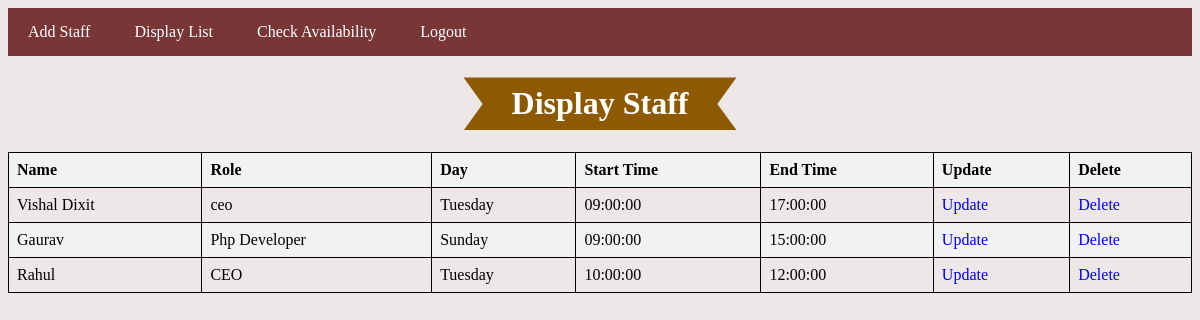
The app's page /display.php (signed in) with its own data.
### tables this page shows
CREATE TABLE `staff_availability` (
  `id` int(11) NOT NULL,
  `name` varchar(255) NOT NULL,
  `role` varchar(255) NOT NULL,
  `day` varchar(255) NOT NULL,
  `start_time` time NOT NULL,
  `end_time` time NOT NULL
);

### display.php (the view, shortened to what this page needs)
<!DOCTYPE html>
<html lang="en">
<head>
    <link rel="stylesheet" href="style.css">
</head>
<body>
    <nav>
        <a href="add.php">Add Staff</a>
        <a href="display.php">Display List</a>
        <a href="check.php">Check Availability</a>
        <a href="signin.php?logout=true">Logout</a>
    </nav>
    <h1><span>Display Staff</span></h1>
    <table>
        <thead>
            <tr>
                <th>Name</th>
                <th>Role</th>
                <th>Day</th>
                <th>Start Time</th>
                <th>End Time</th>
                <th>Update</th>
                <th>Delete</th>
            </tr>
        </thead>
        <tbody>
            <?php
                include 'connection.php';
            $selectquery = "SELECT * FROM staff_availability";
            $query = mysqli_query($con, $selectquery);
            while($res = mysqli_fetch_array($query)) {
            ?>
                <tr>
                    <td><?php echo $res['name']; ?></td>
                    <td><?php echo $res['role']; ?></td>
                    <td><?php echo $res['day']; ?></td>
                    <td><?php echo $res['start_time']; ?></td>
                    <td><?php echo $res['end_time']; ?></td>
                    <td><a href="update.php?id=<?php echo $res['id']; ?>" title="Update">Update</a></td>
                    <td><a href="delete.php?id=<?php echo $res['id']; ?>" title="Delete">Delete</a></td>
                </tr>
            <?php
            }
            ?>
        </tbody>
    </table>
</body>
</html>

### style.css (style rules this page uses)
nav { background-color: #580505c7; padding: 15px 0; text-align: left; }
nav a { color: white; text-decoration: none; margin: 0 20px; transition: color 0.3s; }
h1 span { background: rgb(141, 90, 2); color: #fff; display: inline-block; padding: .5rem 3rem; clip-path: polygon(100% 0, 93% 50%, 100% 99%, 0% 100%, 7% 50%, 0% 0%); }
h1 { text-align: center; }
table { width: 100%; border-collapse: collapse; }
th, td { border: 1px solid #000; padding: 8px; text-align: left; color: #000; }
th { background-color: #f2f2f2; }
tr:nth-child(even) { background-color: #f2f2f2; }
a { text-decoration: none; color: blue; }
body { background-color: rgba(201, 177, 177, 0.306); color: #ffffff; }

### records on screen
staff_availability: name "Vishal Dixit", role "ceo", day "Tuesday", start_time "09:00:00", end_time "17:00:00"
staff_availability: name "Gaurav", role "Php Developer", day "Sunday", start_time "09:00:00", end_time "15:00:00"
staff_availability: name "Rahul", role "CEO", day "Tuesday", start_time "10:00:00", end_time "12:00:00"
